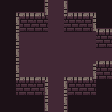

This game map was drawn from its Tiled (.tmx) file and the tilesets committed beside it. A one-line description and the full map source follow:
An orthogonal 7x7 tile map with 16x16 px tiles, 3 tile layers (floor, backwall, frontwall).

<map version="1.0" tiledversion="1.0.3" orientation="orthogonal" renderorder="right-down" width="7" height="7" tilewidth="16" tileheight="16" nextobjectid="1">
 <tileset firstgid="1" name="testmap" tilewidth="16" tileheight="16" tilecount="64" columns="8">
  <image source="testmap.png" width="128" height="128" />
 </tileset>
 <layer name="floor" width="7" height="7">
  <data encoding="csv">
20,20,20,12,20,20,20,
20,12,12,12,12,12,20,
20,12,12,12,12,12,20,
20,12,12,12,12,12,12,
20,12,12,12,12,12,20,
20,12,12,12,12,12,20,
20,20,20,20,20,20,20
</data>
 </layer>
 <layer name="backwall" width="7" height="7">
  <data encoding="csv">
0,2,2,12,2,2,0,
0,10,10,12,10,10,2,
0,0,0,0,0,0,10,
0,0,0,0,0,0,2,
0,2,2,0,2,2,10,
0,10,10,0,10,10,0,
0,0,0,0,0,0,0
</data>
 </layer>
 <layer name="frontwall" width="7" height="7">
  <data encoding="csv">
0,0,4,0,6,0,0,
0,6,0,0,0,4,0,
0,6,0,0,0,0,0,
0,6,0,0,0,0,0,
0,6,0,0,0,4,0,
0,0,4,0,6,0,0,
0,0,4,12,6,0,0
</data>
 </layer>
</map>
